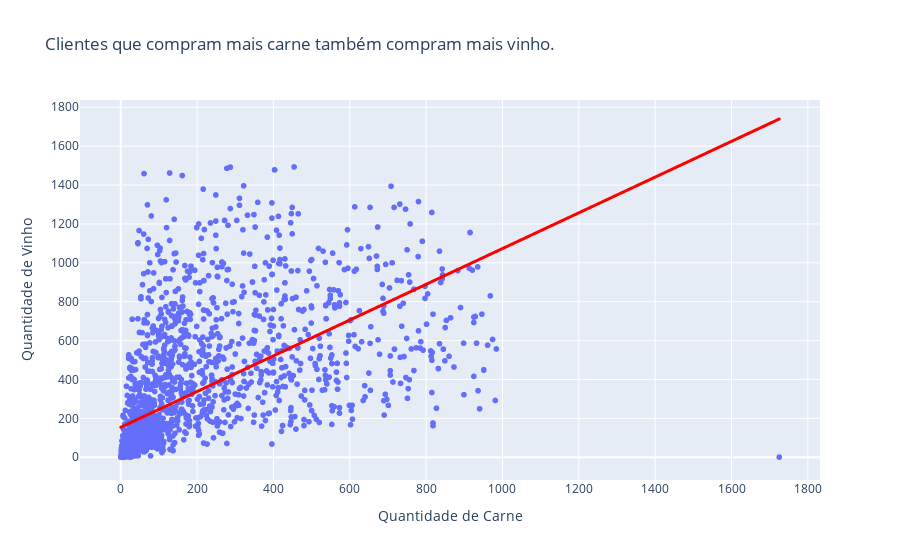

Notebook source saved alongside this figure:
### Code cell
# Hipótese 5. Clientes que compram mais carne também compram mais vinho.

gasto_carne_vinho = df.groupby('ID')[['Qtde-Carnes','Qtde-Vinhos']].sum()

fig = px.scatter(
    gasto_carne_vinho.reset_index(),
    x='Qtde-Carnes',
    y='Qtde-Vinhos',
    title='Clientes que compram mais carne também compram mais vinho.',
    labels={
        'Qtde-Carnes': 'Quantidade de Carne',
        'Qtde-Vinhos': 'Quantidade de Vinho'
    },
    trendline='ols'
)

fig.data[1].update(
    line=dict(color='red', width=3)
)

fig.show()

### Figure 1 — Plotly figure (JSON) as saved in the notebook; plotly's stock layout.template omitted (floating-point values rounded to 4 significant figures; data arrays with more than 128 entries replaced by an {"elided": "..."} marker saying what was removed)
{"data": [{"hovertemplate": "Quantidade de Carne=%{x}<br>Quantidade de Vinho=%{y}<extra></extra>", "legendgroup": "", "marker": {"color": "#636efa", "symbol": "circle"}, "mode": "markers", "name": "", "showlegend": false, "type": "scattergl", "x": {"elided": "2205 int values"}, "xaxis": "x", "y": {"elided": "2205 int values"}, "yaxis": "y"}, {"hovertemplate": "<b>OLS trendline</b><br>Qtde-Vinhos = 0.919138 * Qtde-Carnes + 154.22<br>R<sup>2</sup>=0.351790<br><br>Quantidade de Carne=%{x}<br>Quantidade de Vinho=%{y} <b>(trend)</b><extra></extra>", "legendgroup": "", "line": {"color": "red", "width": 3}, "marker": {"color": "#636efa", "symbol": "circle"}, "mode": "lines", "name": "", "showlegend": false, "type": "scattergl", "x": {"elided": "2205 int values"}, "xaxis": "x", "y": {"elided": "2205 float values"}, "yaxis": "y"}], "layout": {"legend": {"tracegroupgap": 0}, "title": {"text": "Clientes que compram mais carne também compram mais vinho."}, "xaxis": {"anchor": "y", "domain": [0, 1], "title": {"text": "Quantidade de Carne"}}, "yaxis": {"anchor": "x", "domain": [0, 1], "title": {"text": "Quantidade de Vinho"}}}}
